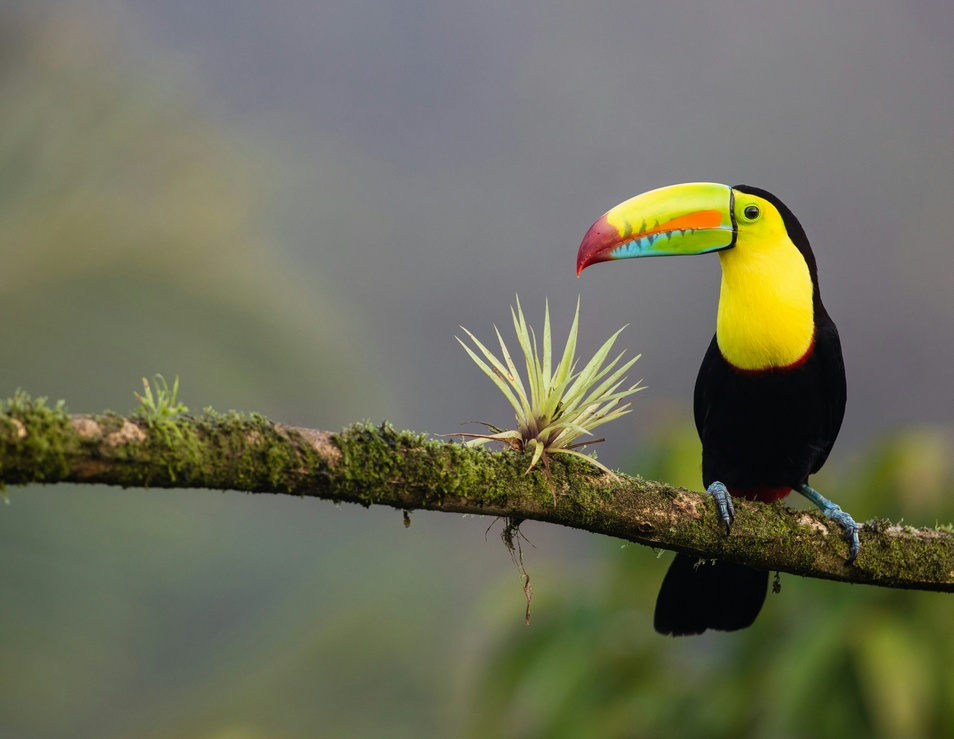
#> input picture assets/bird.jpg, 954 x 739 px, shrunk from 4171 x 3232 before the run, found by its file name
$ python main.py
#> lines starting #> are read from the running program, lines starting #| are printed output that depends on the picture; after the words box and inside, x2 and y2 are one past the last pixel; in counts of white or black regions, pixels touching at a corner belong together
import os
import cv2
import numpy as np

# Dilation = Expands white areas (Connecting broken edges/text)
# Erosion = Shrinks white areas (Removing small background noise)
# Erode --> Dilate = Removes small background objects (Eliminating stray pixel specks)
# Dilate --> Erode = Fills small holes / gaps (Closing gaps inside an object)

img = cv2.imread(os.path.join('assets', 'bird.jpg'))
#> img is the input picture: shape (739, 954, 3); mean B, G, R 90.1, 110.8, 109.6
img_edge = cv2.Canny(img, 200, 200)
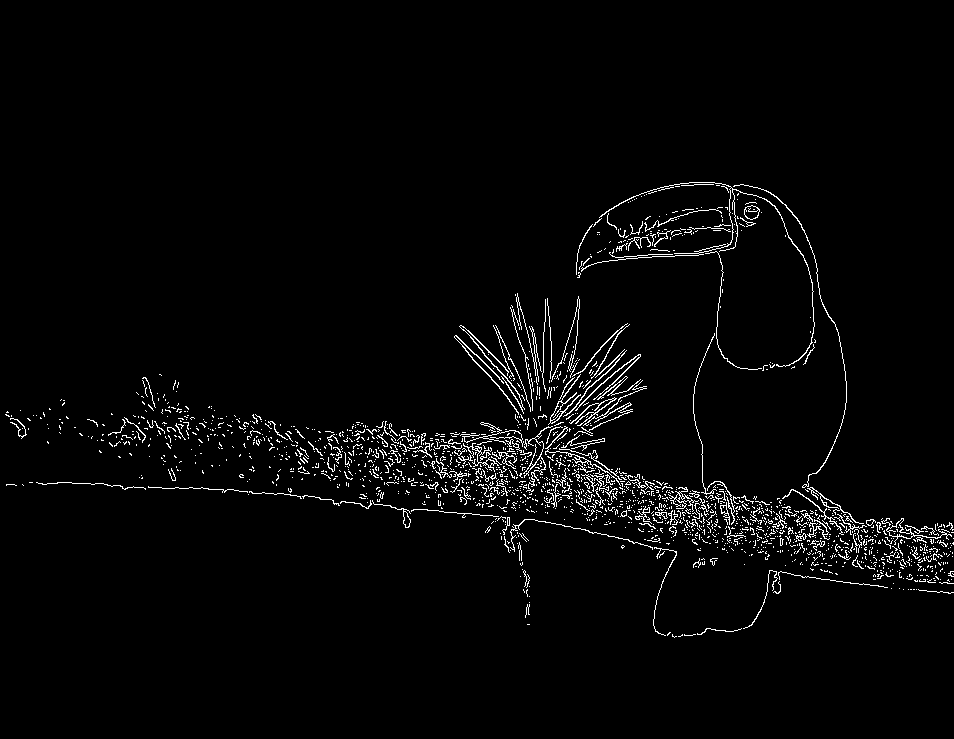
#> img_edge: shape (739, 954); 2.6% white in thin lines or dots, all inside (x1, y1, x2, y2) = (5, 182, 954, 638)
img_edge_d = cv2.dilate(img_edge, np.ones((10, 10), dtype=np.int8))
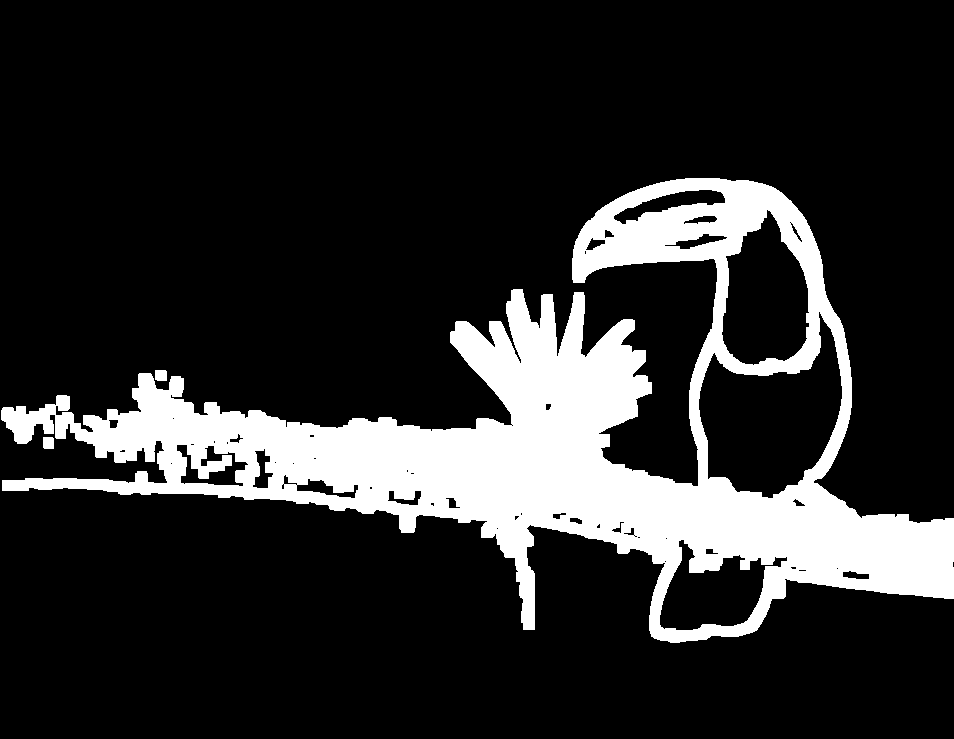
#> img_edge_d: shape (739, 954); 17% white; 3 white regions, box (x1, y1, x2, y2) and area: (1, 178, 954, 643) 119477, (43, 437, 54, 449) 130, (155, 370, 167, 381) 129
img_edge_e = cv2.erode(img_edge_d, np.ones((10, 10), dtype=np.int8))
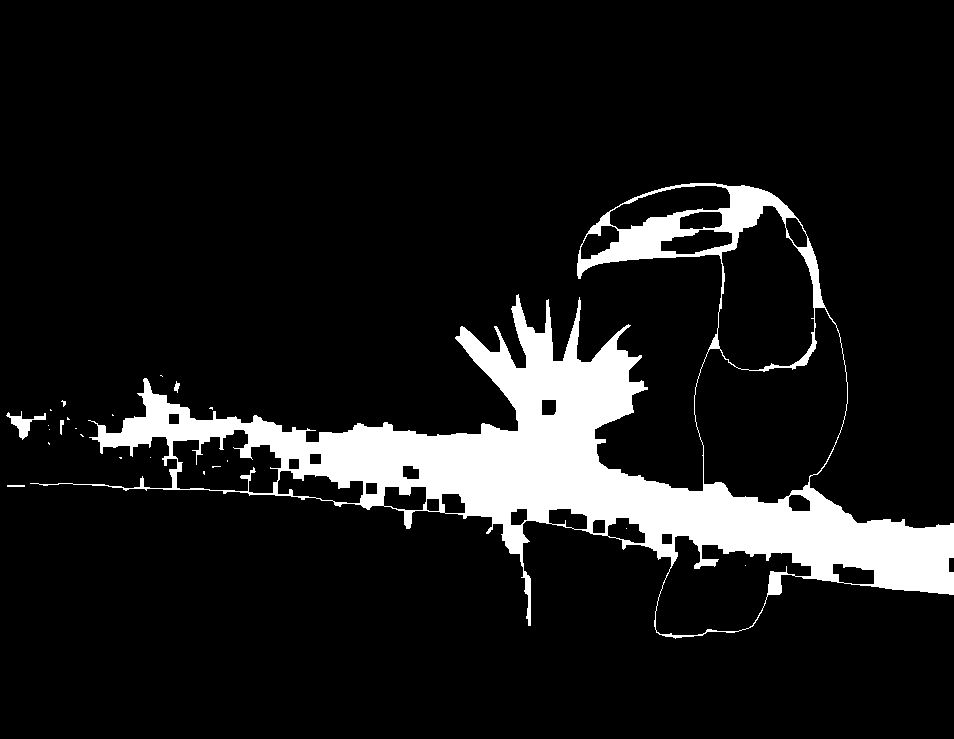
#> img_edge_e: shape (739, 954); 10.2% white; 23 white regions (18 under 20 px), largest, box (x1, y1, x2, y2) and area: (30, 183, 954, 639) 71493, (6, 411, 46, 440) 365, (174, 381, 180, 393) 40, (60, 420, 64, 435) 39, (7, 485, 25, 487) 36


cv2.imshow('img', img)
cv2.imshow('img_edge', img_edge)
cv2.imshow('img_edge_d', img_edge_d)
cv2.imshow('img_edge_e', img_edge_e)

while True:
        if cv2.waitKey(1) & 0xFF == ord('q'):
#> (key q is pressed here)
            break

$ run again, with assets/handwritten.png saved as assets/bird.jpg
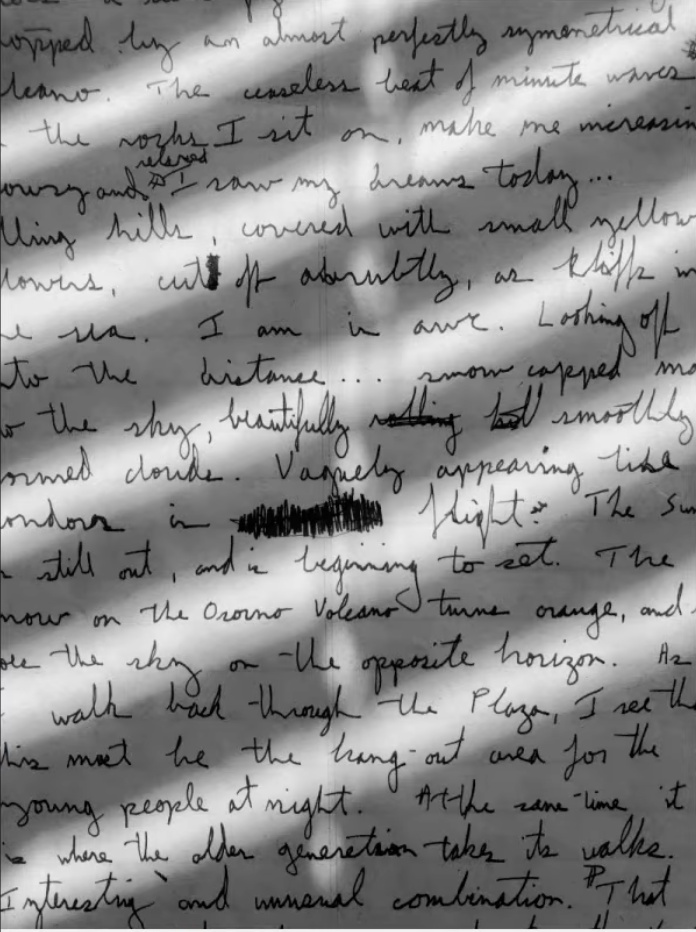
#> input picture assets/handwritten.png, 696 x 932 px, found by its file name
#> img is the input picture: shape (932, 696, 3); mean B, G, R 138.5, 138.5, 138.5
#> `img_edge = cv2.Canny(img, 200, 200)`:
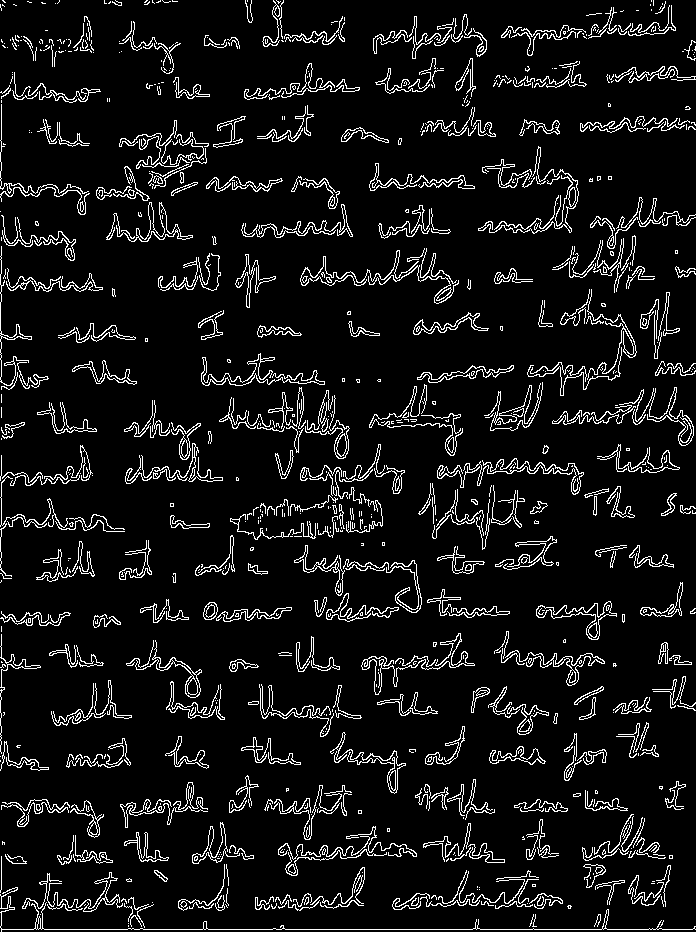
#> img_edge: shape (932, 696); 7.9% white in thin lines or dots
#> img_edge_d: shape (932, 696); 48.4% white; 98 white regions, largest, box (x1, y1, x2, y2) and area: (120, 349, 515, 627) 34776, (0, 68, 358, 445) 30476, (0, 786, 696, 932) 26208
#> `img_edge_e = cv2.erode(img_edge_d, np.ones((10, 10), dtype=np.int8))`:
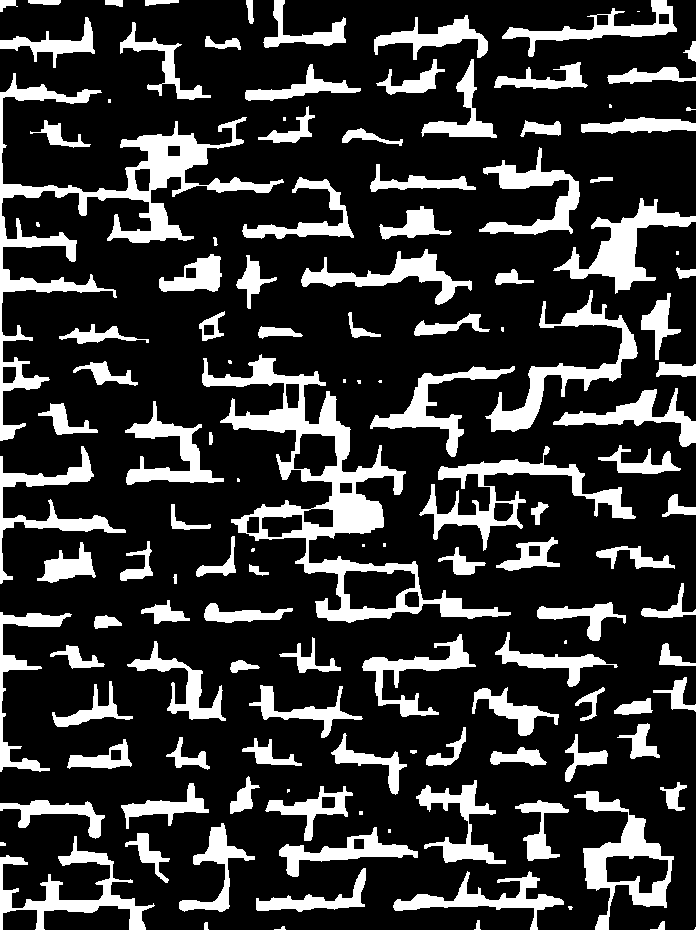
#> img_edge_e: shape (932, 696); 21.3% white; 126 white regions (20 under 20 px), largest, box (x1, y1, x2, y2) and area: (202, 354, 511, 623) 13643, (0, 73, 284, 441) 12016, (0, 791, 696, 932) 11510
